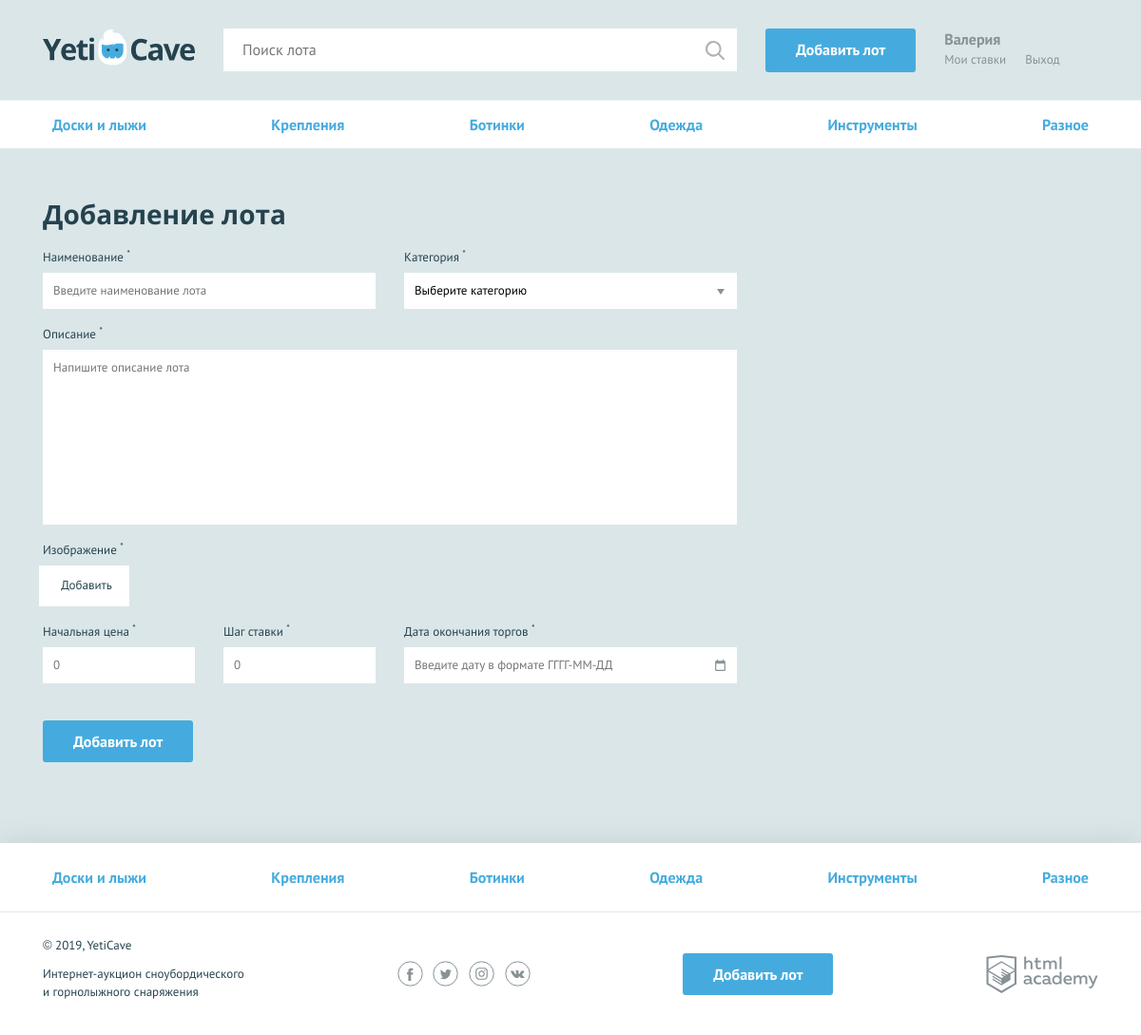
Screenshot of /add.php (signed in) with the database file from the repository.
### tables this page shows
CREATE TABLE `Category`
(
    `id` INT PRIMARY KEY AUTO_INCREMENT,
    `title` VARCHAR(25) UNIQUE NOT NULL,
    `code` VARCHAR(15) UNIQUE NOT NULL
);

### helpers.php (called while the page is built, shortened)
<?php
function include_template($name, array $data = []) {
    $name = 'templates/' . $name;
    extract($data);
    require $name;
    $result = ob_get_clean();
    return $result;
}

### functions.php (called while the page is built, shortened)
<?php
require_once('helpers.php');
function getCategories(mysqli $con): array {
    $sql = 'SELECT * FROM `Category`';
    $result = mysqli_query($con, $sql);
    return mysqli_fetch_all($result, MYSQLI_ASSOC) ?? [];
}
function getQueryParameter(string $parameter): string {
    return $_GET[$parameter] ?? '';
}
function getPostVal(string $key): string | int | float {
    return isset($_POST[$key]) ? htmlspecialchars($_POST[$key]) : '';
}

### templates/add.php (the view, shortened to what this page needs)
<!DOCTYPE html>
<html lang="ru">
<head>
  <link href="../css/normalize.min.css" rel="stylesheet">
  <link href="../css/style.css" rel="stylesheet">
  <link href="../css/flatpickr.min.css" rel="stylesheet">
</head>
<body>
<div class="page-wrapper">
    <?=$header?>
    <form class="form form--add-lot container <?php if(!empty($errors)):?>form--invalid<?php endif;?>" action="../add.php" method="post" enctype="multipart/form-data">
      <h2>Добавление лота</h2>
      <div class="form__container-two">
        <div class="form__item <?php if(isset($errors['lot-name'])):?>form__item--invalid<?php endif;?>">
          <label for="lot-name">Наименование <sup>*</sup></label>
          <input id="lot-name" type="text" name="lot-name" placeholder="Введите наименование лота" value="<?=getPostVal('lot-name');?>">
        </div>
        <div class="form__item <?php if(isset($errors['category'])):?>form__item--invalid<?php endif;?>">
          <label for="category">Категория <sup>*</sup></label>
          <select id="category" name="category">
            <option value="0">Выберите категорию</option>
          </select>
        </div>
      </div>
      <div class="form__item form__item--wide <?php if(isset($errors['message'])):?>form__item--invalid<?php endif;?>">
        <label for="message">Описание <sup>*</sup></label>
        <textarea id="message" name="message" placeholder="Напишите описание лота" ><?=getPostVal('message');?></textarea>
      </div>
      <div class="form__item form__item--file <?php if(isset($errors['lot-img'])):?>form__item--invalid<?php endif;?>">
        <label>Изображение <sup>*</sup></label>
        <div class="form__input-file">
          <label for="lot-img">
            Добавить
          </label>
        </div>
      </div>
      <div class="form__container-three">
        <div class="form__item form__item--small <?php if(isset($errors['lot-rate'])):?>form__item--invalid<?php endif;?>">
          <label for="lot-rate">Начальная цена <sup>*</sup></label>
          <input id="lot-rate" type="text" name="lot-rate" placeholder="0" value="<?=getPostVal('lot-rate');?>">
        </div>
        <div class="form__item form__item--small <?php if(isset($errors['lot-step'])):?>form__item--invalid<?php endif;?>">
          <label for="lot-step">Шаг ставки <sup>*</sup></label>
          <input id="lot-step" type="text" name="lot-step" placeholder="0" value="<?=getPostVal('lot-step');?>">
        </div>
        <div class="form__item <?php if(isset($errors['lot-date'])):?>form__item--invalid<?php endif;?>">
          <label for="lot-date">Дата окончания торгов <sup>*</sup></label>
          <input class="form__input-date" id="lot-date" type="text" name="lot-date" placeholder="Введите дату в формате ГГГГ-ММ-ДД" value="<?=getPostVal('lot-date');?>">
        </div>
      </div>
      <button type="submit" class="button">Добавить лот</button>
    </form>
  </main>
</div>
<?=$footer?>
</body>
</html>

### templates/header.php (shortened to what this page needs)
<header class="main-header">
        <div class="main-header__container container">
            <a class="main-header__logo" href="../index.php">
                <img src="../img/logo.svg" width="160" height="39" alt="Логотип компании YetiCave">
            </a>
            <form class="main-header__search" method="get" action="../search.php" autocomplete="off">
                <input type="search" name="search" value="<?= getQueryParameter('search')?>" placeholder="Поиск лота">
                <input class="main-header__search-btn" type="submit" name="find" value="Найти">
            </form>
            <?php if(isset($_SESSION['username'])): ?>
                <a class="main-header__add-lot button" href="../add.php">Добавить лот</a>
                <nav class="user-menu">
                    <div class="user-menu__logged">
                        <p><?=htmlspecialchars($_SESSION['username'])?></p>
                        <a class="user-menu__bets" href="../my_bets.php">Мои ставки</a>
                        <a class="user-menu__logout" href="../logout.php">Выход</a>
                    </div>
                <?php endif; ?>
            </nav>
        </div>
    </header>
    <?php if(isset($categories)): ?>
    <main>
        <nav class="nav">
            <ul class="nav__list container">
                <?php foreach($categories as $item):?>
                <li class="nav__item <?php if ($item['code'] === getQueryParameter('category')):?>nav__item--current<?php endif; ?>">
                    <a href="../all_lots.php<?="?category="."{$item['code']}"?>"><?=htmlspecialchars($item['title'])?></a>
                </li>
                <?php endforeach; ?>
            </ul>
        </nav>
    <?php endif; ?>

### templates/footer.php (shortened to what this page needs)
<footer class="main-footer">
    <nav class="nav">
        <ul class="nav__list container">
            <?php foreach($categories as $item):?>
            <li class="nav__item  <?php if ($item['code'] === getQueryParameter('category')):?>nav__item--current<?php endif; ?>">
                <a href="../all_lots.php<?="?category="."{$item['code']}"?>"><?=htmlspecialchars($item['title'])?></a>
            </li>
            <?php endforeach; ?>
        </ul>
    </nav>
    <div class="main-footer__bottom container">
        <div class="main-footer__copyright">
            <p>© 2019, YetiCave</p>
            <p>Интернет-аукцион сноубордического и горнолыжного снаряжения</p>
        </div>
        <div class="main-footer__social social">
            <a class="social__link social__link--facebook" href="#">
            </a>
            <a class="social__link social__link--twitter" href="#">
            </a>
            <a class="social__link social__link--instagram" href="#">
            </a>
            <a class="social__link social__link--vkontakte" href="#">
            </a>
        </div>
        <a class="main-footer__add-lot button" href="../add.php">Добавить лот</a>
        <div class="main-footer__developed-by">
            <a class="logo-academy" href="https://htmlacademy.ru/intensive/php">
            </a>
        </div>
    </div>
</footer>

### rows the page displays
category: title "Доски и лыжи"
category: title "Крепления"
category: title "Ботинки"
category: title "Одежда"
category: title "Инструменты"
category: title "Разное"

### other values shown
$_SESSION['username'] "Валерия"
